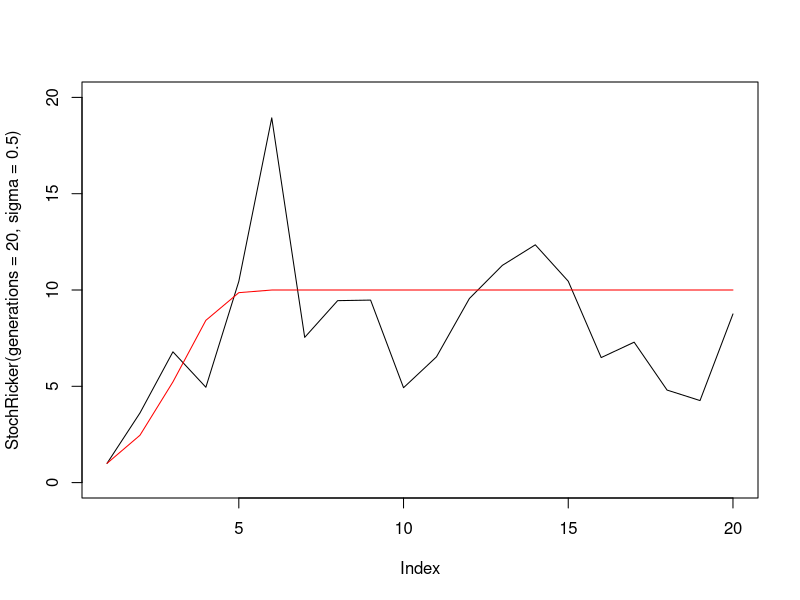

Recreate this plot in R.

#Examine the bahaviour of the stochastic Ricker model

StochRicker <- function(N0=1, r=1, K=10, 
                        sigma=.1, generations=50)
{
  # Runs a simulation of the stochastic ricker model
  # Returns a vector of length generations
  
  N <- rep(NA, generations)    # Creates a vector of NA
  
  N[1] <- N0
  for (t in 2:generations)
  {
    N[t] <- N[t-1] * 
        exp(r*(1.0-(N[t-1]/K))+rnorm(1,mean=0,sd=sigma))
  }
  return (N)
}

#different values of N0
plot(StochRicker(generations=20,sigma=.5), type="l",ylim=c(0,20))
lines(StochRicker(generations=20,sigma=0),col='red')
